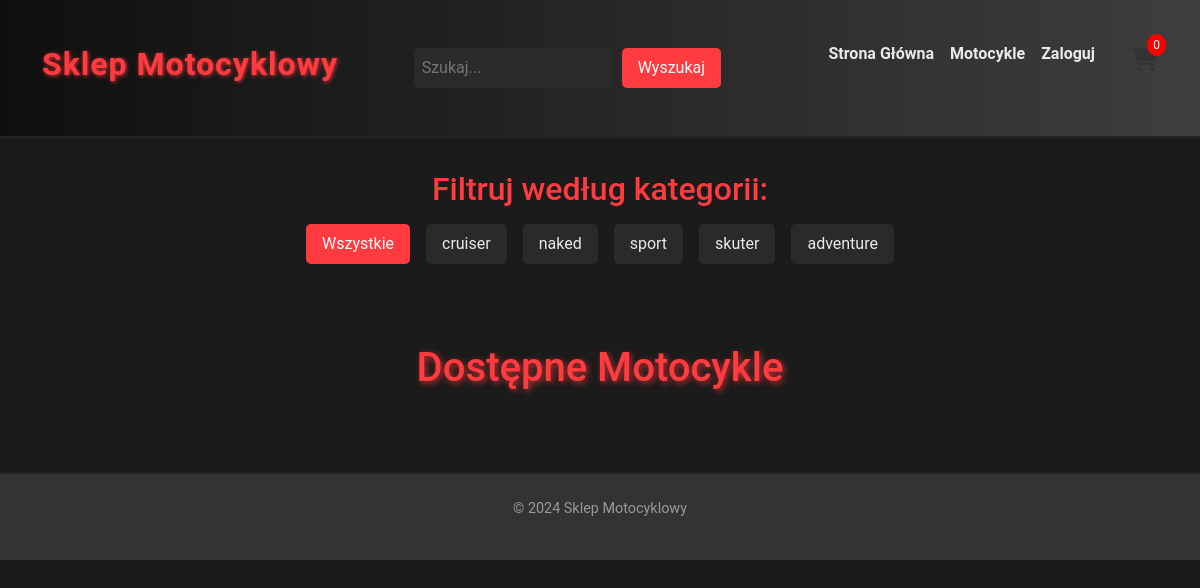
The page / on the database its author committed.
### tables this page shows
CREATE TABLE `categories` (
  `id` int(11) NOT NULL,
  `type` varchar(255) NOT NULL
);

### index.php (the view, shortened to what this page needs)
<?php
require 'db.php';
$loggedIn = isset($_SESSION['user_id']);
$username = $loggedIn ? $_SESSION['username'] : null;
$loggedIn = isset($_SESSION['user_id']);
?>
<!DOCTYPE html>
<html lang="pl">
<head>
    <link rel="newest stylesheet" href="style.css">
    <link rel="stylesheet" href="https://cdnjs.cloudflare.com/ajax/libs/font-awesome/6.0.0-beta3/css/all.min.css" >
    <link href="https://cdn.jsdelivr.net/npm/bootstrap@5.3.3/dist/css/bootstrap.min.css" rel="stylesheet">
</head>
<body >
    <header>
    <div class="container header-container">
        <h1>Sklep Motocyklowy</h1>
        <div class="search-bar">
            <input type="text" id="search-input" placeholder="Szukaj...">
            <button onclick="searchProduct()">Wyszukaj</button>
        </div>
        <nav>
            <ul>
                <li><a href="index.php">Strona Główna</a></li>
                <li><a href="forgot_password.php">Motocykle</a></li>
                <?php if ($loggedIn): ?>
                    <li>
                        <div class="account-info">
                            <span class="username"><?= htmlspecialchars(
                                $username
                            ) ?></span>
                            <i class="fas fa-user account-icon" onclick="toggleAccountMenu()"></i>
                            <div id="account-menu" class="account-menu">
                                <a href="javascript:void(0)" onclick="openModal()">Informacje o koncie</a>
                                <form method="POST" action="index.php">
                                    <button type="submit" name="logout" class="logout-button">Wyloguj się</button>
                                </form>
                            </div>
                        </div>
                    </li>
                <?php else: ?>
                    <li><a href="login.php">Zaloguj</a></li>
                <?php endif; ?>
                <li>
                <div class="cart-icon" onclick="toggleCart()">
    <i class="fas fa-shopping-cart"></i>
    <span class="cart-count"><?= array_sum(array_column($_SESSION['cart'], 'quantity')) ?></span>
</div>
                </li>
            </ul>
        </nav>
    </div>
</header>
    <main>
        <div class="container">
                <?php
                $stmt = $pdo->query("SELECT * FROM categories");
                $categories = $stmt->fetchAll(PDO::FETCH_ASSOC);
                    ?>
            <section class="filter-container">
             <h2>Filtruj według kategorii:</h2>
                <div class="filter-options">
             <button class="filter-button active" onclick="filterProducts('')">Wszystkie</button>
            <?php foreach ($categories as $category): ?>
                <button class="filter-button" onclick="filterProducts('<?php echo htmlspecialchars($category['type']); ?>')">
                <?php echo htmlspecialchars($category['type']); ?>
            </button>
        <?php endforeach; ?>
    </div>
</section>
            <section class="product-list">
                <h2>Dostępne Motocykle</h2>
            </section>
        </div>
    </main>
    <footer>
        <p>&copy; 2024 Sklep Motocyklowy</p>
    </footer>
</body>
</html>

### style.css (style rules this page uses)
body { background-color: #1b1b1b !important; color: #eaeaea !important ; }
* { margin: 0; padding: 0; box-sizing: border-box; font-family: 'Roboto', sans-serif; }
.cart-icon { position: relative; cursor: pointer; color: #333; font-size: 24px; margin-left: 20px; animation: pulse 1.5s infinite; }
.cart-count { position: absolute; top: -8px; right: -8px; background-color: red; color: white; font-size: 12px; padding: 2px 6px; border-radius: 50%; animation: pulse 1.5s infinite; }
.header-container { display: flex; justify-content: space-between; align-items: center; }
header { background: linear-gradient(90deg, #0f0f0f, #3e3e3e); padding: 1.5rem 0; border-bottom: 2px solid #222; }
.container { width: 90%; max-width: 1200px; margin: auto; }
header h1 { font-size: 2rem; color: #ff3b3f; text-shadow: 1px 1px 4px rgba(255, 59, 63, 0.8); font-weight: 700; letter-spacing: 1px; }
nav ul { list-style: none; display: flex; gap: 1rem; }
nav ul li a { color: #eaeaea; text-decoration: none; font-weight: bold; transition: color 0.3s ease; }
.search-bar { display: flex; gap: 0.5rem; margin: 1.5rem 0; }
.search-bar input { padding: 0.5rem; border: none; border-radius: 5px; background-color: #2a2a2a; color: #eaeaea; width: 200px; }
.search-bar button { background-color: #ff3b3f; color: white; border: none; border-radius: 5px; padding: 0.5rem 1rem; cursor: pointer; transition: background-color 0.3s; }
.filter-container { margin: 2rem 0; text-align: center; }
.filter-container h2 { font-size: 2rem; color: #ff3b3f; margin-bottom: 1rem; }
.filter-options { display: flex; justify-content: center; flex-wrap: wrap; gap: 1rem; }
.filter-button { padding: 0.5rem 1rem; border: none; border-radius: 5px; background-color: #2a2a2a; color: #eaeaea; font-size: 1rem; cursor: pointer; transition: background-color 0.3s, transform 0.3s; }
.filter-button.active { background-color: #ff3b3f; color: white; }
.product-list { padding: 3rem 0; text-align: center; }
.product-list h2 { font-size: 2.5rem; color: #ff3b3f; margin-bottom: 2rem; text-shadow: 2px 2px 6px rgba(255, 59, 63, 0.7); }
footer { text-align: center; padding: 1.5rem; background-color: #333; color: #eaeaea; border-top: 2px solid #222; }
footer p { font-size: 0.9rem; color: #999; }
.cart-icon { position: relative; cursor: pointer; color: #333; font-size: 24px; margin-left: 20px; }
.cart-count { position: absolute; top: -8px; right: -8px; background-color: red; color: white; font-size: 12px; padding: 2px 6px; border-radius: 50%; }

### rows shown on the page
categories: type "cruiser"
categories: type "naked"
categories: type "sport"
categories: type "skuter"
categories: type "adventure"

### other values the page prints
array_sum(array_column($_SESSION['cart'], 'quantity')) "0"
